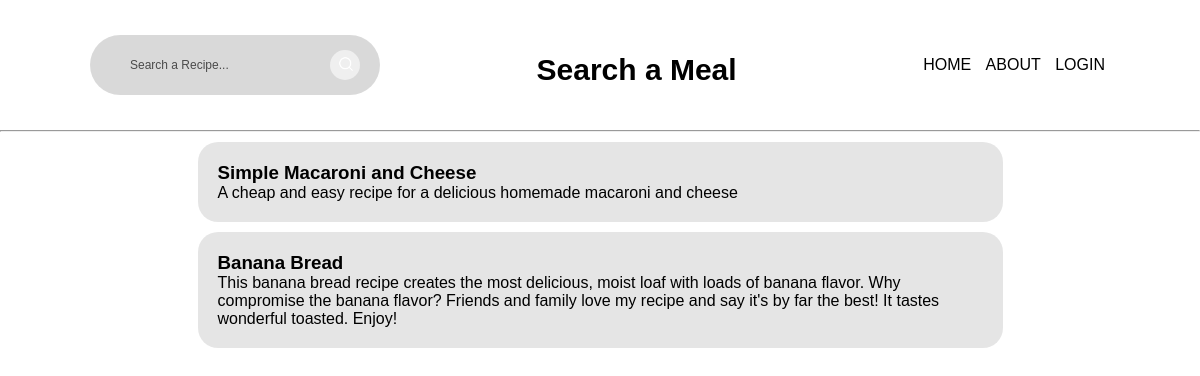
The app's page /recipes/ with its own data.
### recipes/models.py (models this page shows, shortened)
class Recipe(models.Model):
    managed = True
    id = models.AutoField(db_column='ID', primary_key=True)  # Field name made lowercase.
    name = models.TextField()
    description = models.TextField(blank=True, null=True)
    instructions = models.TextField(blank=True, null=True)
    ingredients = models.TextField(blank=True, null=True)
    img_url = models.TextField(blank=True, null=True)

### recipes/views.py (the view)
# urls.py: 2. Add a URL to urlpatterns:  path('', views.home, name='home')
def home(request):
    recipes = Recipe.objects.all()
    query = request.GET.get('q')
    if query:
        recipes = Recipe.objects.filter(name__icontains=query)
    context = {
        "recipes": recipes,
    }
    return render(request, 'MainMenu.html', context)

### recipes/templates/MainMenu.html (shortened to what this page needs)
{% load static %}
<!DOCTYPE html>
<html>
<head>
    <link rel="stylesheet" href= "{% static 'recipes/style.css' %}">
</head>
<body>
    <div class="banner">
        <div class = "navbar">
            <div class = "searching">
                <form action="" class="search-bar" method="get">
                    <input class = "search-bar" type="text" placeholder="Search a Recipe..." name="q">
                    <button type="submit"><img src="{% static 'recipes/images/search.png' %}"></button>
                </form>
            </div>
            <div class="title">
                <p><b>Search a Meal</b></p>
            </div>
            <url>
                <li><a href="/">Home</a></li>
                <li><a href="/recipes/about">About</a></li>
                {% if user.is_authenticated %}
                <li><a href="/recipes/account/">Account</a></li>
                <li><a href="/recipes/logout">Logout</a></li>
                {% else %}
                <li><a href="/recipes/login">Login</a></li>
                {% endif %}
            </url>
        </div>
        <hr>
    </div>
    <div class="recipelist">
        {% for recipe in recipes %}
        <a href="{% url 'Recipe_Item' recipe.name %}"><div class="recipeitem">
            <h3>{{ recipe.name }}</h3>
            <p>{{ recipe.description }}</p>
        </div></a>
        {% endfor %}
    </div>
</body>
</html>

### recipes/static/recipes/style.css (style rules this page uses)
* { margin: 0; padding: 0; font-family: sans-serif; }
.recipelist { background-color: rgb(0, 0, 0,0.0); width: 75%; margin: auto; border-color: #ffffff; }
.recipeitem { background-color: rgb(0, 0, 0,0.1); width: 85%; margin: auto; margin-top: 10px; margin-bottom: 10px; padding: 20px; border-radius: 20px; }
.recipelist a { text-decoration: none; color: rgb(0, 0, 0); }
.banner { width: 100%; height: 10%; background-color: white; background-size: cover; background-position: center; }
.navbar { width: 85%; height: 10%; margin: auto; background-color: white; padding: 35px 0; display: flex; align-items: center; justify-content: space-between; }
.navbar url li { list-style: none; display: inline-block; margin: 0 5px }
.navbar url li a { text-decoration: none; color: rgb(0, 0, 0); text-transform: uppercase; font-size: 12; }
.searching { align-items: left; }
.search-bar { width: 100%; height: 20px; max-width: 250px; background: rgba(0, 0, 0, 0.15); display: flex; align-items: center; border-radius: 40px; padding: 20px 20px; }
.title { display: flex; align-self: center; font-size: 24; }
.search-bar input { background: transparent; flex: 1; border: 0; outline: none; padding: 24px 20px; font-size: 12px; color: rgb(75, 75, 75); }
::placeholder { color: rgb(75, 75, 75); }
.search-bar button img { width: 15px; }
.search-bar button { border: 0; border-radius: 50%; width: 30px; height: 30px; cursor: pointer; }
.title { position: relative; color: black; margin-top: 10px; border: 1px transparent; font-size: 30px; text-decoration: none; }

### records on screen
Recipe: name "Simple Macaroni and Cheese", description "A cheap and easy recipe for a delicious homemade macaroni and cheese"
Recipe: name "Banana Bread", description "This banana bread recipe creates the most delicious, moist loaf with loads of banana flavor. Why compromise the banana flavor? Friends and family love my recipe and say it's by far the best! It tastes wonderful toasted. Enjoy!"
